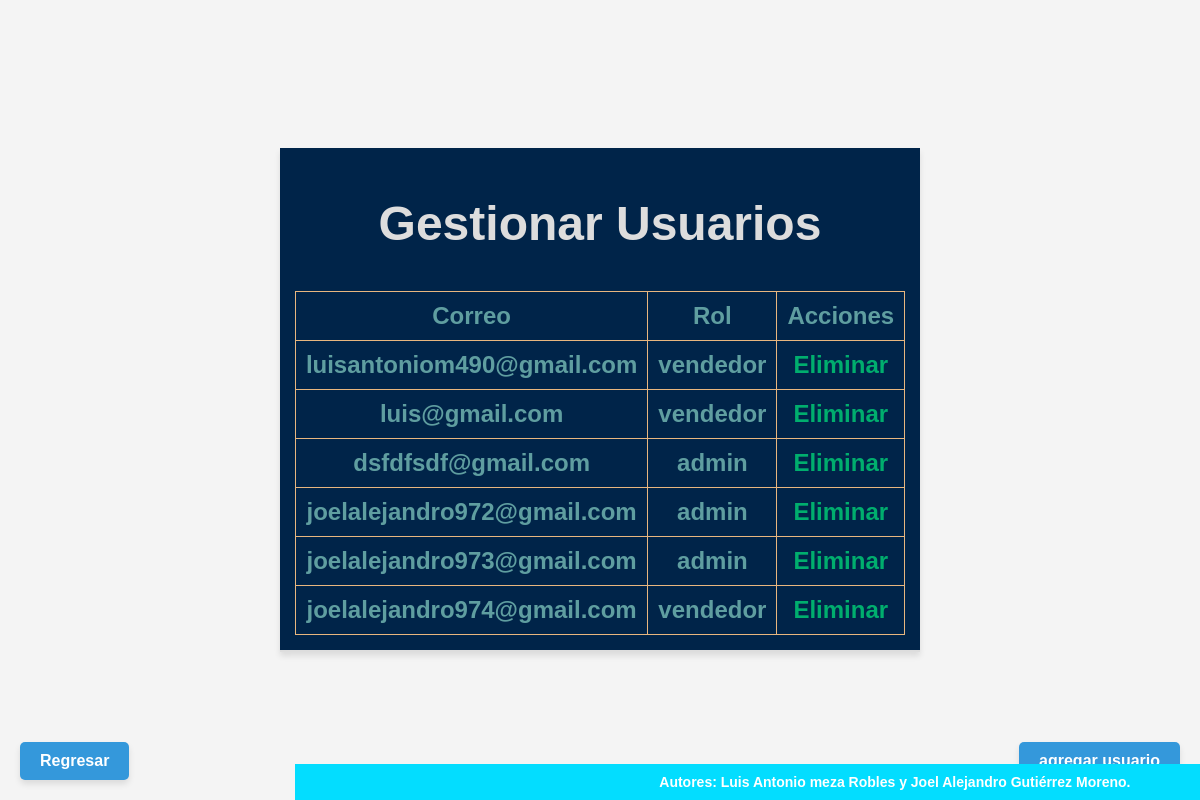
Page /gestionar_usuarios.php (signed in) on the committed database.
### tables this page shows
CREATE TABLE `users` (
  `id` int(11) NOT NULL,
  `rol` varchar(100) NOT NULL,
  `email` varchar(255) NOT NULL,
  `password` varchar(100) NOT NULL,
  `avatar` varchar(50) DEFAULT NULL
);

### gestionar_usuarios.php (the view, shortened to what this page needs)
<?php
include 'db.php';
$query = $pdo->query("SELECT * FROM users");
$usuarios = $query->fetchAll();
?>
<!DOCTYPE html>
<html lang="es">
<head>
    <link rel="stylesheet" href="styles.css">
</head>
<body>
<div class="header-title"><h1>Gestionar Usuarios</h1>
    <table>
        <thead>
            <tr>
                <th>Correo</th>
                <th>Rol</th>
                <th>Acciones</th>
            </tr>
        </thead>
        <tbody>
            <?php foreach ($usuarios as $usuario): ?>
                <tr>
                    <td><?php echo $usuario['email']; ?></td>
                    <td><?php echo $usuario['rol']; ?></td>
                    <td>
                        <a href="Gestionar_usuarios.php?delete=<?php echo $usuario['id']; ?>" onclick="return confirm('¿Seguro que quieres eliminar este usuario?')">Eliminar</a>
                    </td>
                </tr>
            <?php endforeach; ?>
        </tbody>
    </table>
    <a href="agregar_usuario.php" id="btn-add">agregar usuario</a>
    <a href="admin.php" id="btn-regresar">Regresar</a>
</body>
<footer class="footer">
        Autores: Luis Antonio meza Robles y Joel Alejandro Gutiérrez Moreno.
    </footer>
</html>

### styles.css (style rules this page uses)
body { font-family: Arial, sans-serif; background-color: #f4f4f4; background-image: url('backgrounds/fondo4.jpg'); background-size: cover; background-position: center; background-repeat: no-repeat; background-attachment: scroll; margin: 0; padding: 0; display: flex; justify-content: center; align-items: center; min-height: 100vh; }
table { width: 100%; border-collapse:collapse; margin-top: 40px; }
table, th, td { color: cadetblue; border: 1px solid #e8b67f; padding: 10px; text-align: center; }
a { color: #00ae6e; text-decoration: none; transition: color 0.3s ease; }
#btn-regresar { position: fixed; bottom: 20px; left: 20px; padding: 10px 20px; background-color: #3498db; color: #fff; border: none; border-radius: 5px; text-decoration: none; font-size: 16px; cursor: pointer; box-shadow: 0px 4px 6px rgba(0, 0, 0, 0.1); transition: background-color 0.3s ease; }
.header-title { position: sticky; top: 0; background-color: #002449; color: #ddd; padding: 15px; font-size: 24px; font-weight: bold; text-align: center; box-shadow: 0px 4px 6px rgba(0, 0, 0, 0.1); margin: 0; border-bottom: 2px solid #ddd; }
#btn-add { position: fixed; bottom: 20px; right: 20px; padding: 10px 20px; background-color: #3498db; color: #fff; border: none; border-radius: 5px; text-decoration: none; font-size: 16px; cursor: pointer; box-shadow: 0px 4px 6px rgba(0, 0, 0, 0.1); transition: background-color 0.3s ease; }
.footer { position: fixed; bottom: 0; width: 100%; background-color: #03ddff; color: #fff; text-align: center; padding: 10px 0; font-size: 14px; }

### rows in the picture
users: email "luisantoniom490@gmail.com", rol "vendedor"
users: email "luis@gmail.com", rol "vendedor"
users: email "dsfdfsdf@gmail.com", rol "admin"
users: email "joelalejandro972@gmail.com", rol "admin"
users: email "joelalejandro973@gmail.com", rol "admin"
users: email "joelalejandro974@gmail.com", rol "vendedor"
